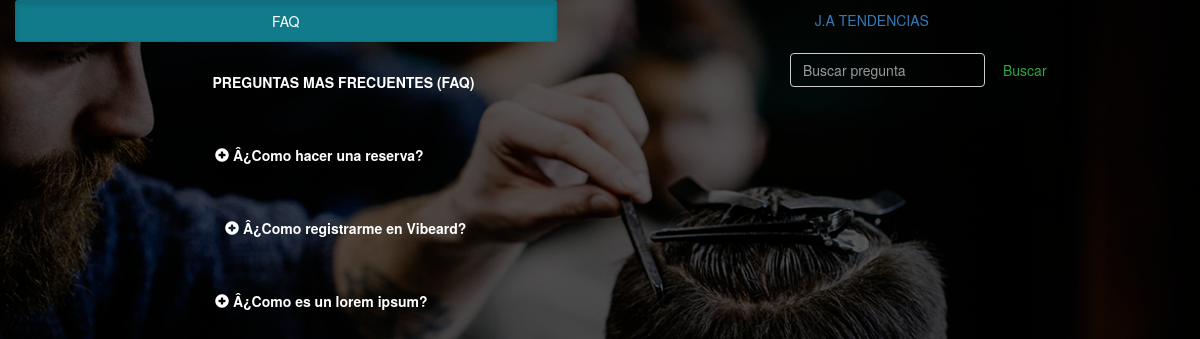
The app's page /vistas/frm_informacion.php, older data.
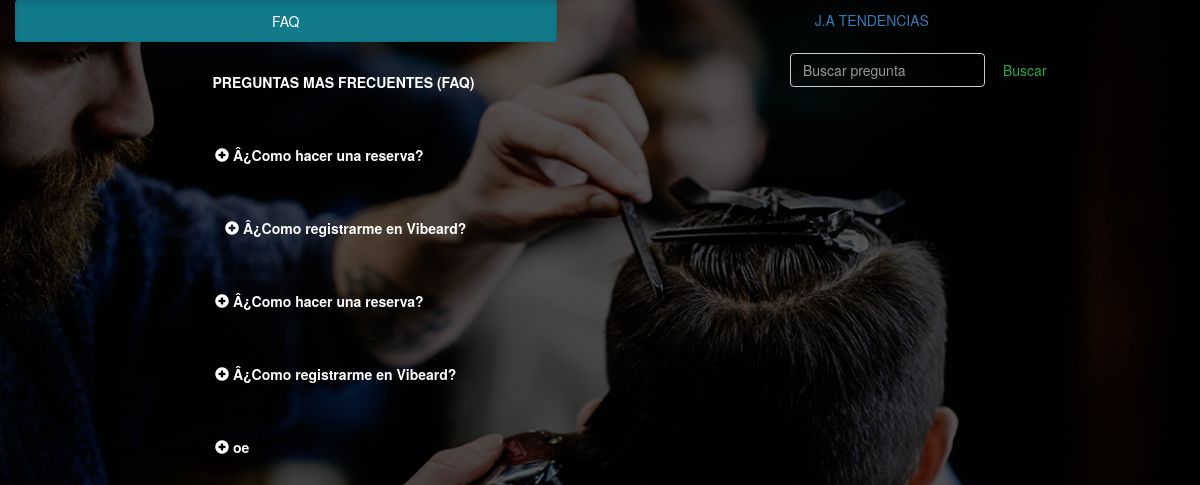
The same page, newer data.
### tables this page shows
CREATE TABLE `tbl_faq` (
  `codigo` int(11) NOT NULL,
  `nombre` varchar(200) NOT NULL,
  `descripcion` varchar(3000) NOT NULL
);

### vistas/frm_informacion.php (the view, shortened to what this page needs)
<!DOCTYPE html>
<html>
<head>
	<link rel= "stylesheet" type ="text/css" href="../Librerias/css/bootstrap.css">
	<link rel= "stylesheet" type ="text/css" href="../Librerias/css/css_vistas.css">
	<link rel="stylesheet" href="https://maxcdn.bootstrapcdn.com/bootstrap/3.3.7/css/bootstrap.min.css">
	<?php
	$c=new conectar();
	$conexion=$c->conexion();
	$sql= "SELECT * FROM tbl_faq";
	$result=mysqli_query($conexion,$sql);
	?>
</head>
<body  background="../img/fondo.png" background-color: #111;background-size: 100% 1500%;
background-repeat:no-repeat; style="background-color: #111;">
<div class="container-fluid">
	<div class="row">
		<div class="col-sm-12">
			<ul class="nav nav-pills nav-fill ">
				<li class="nav-item">
					<a class="nav-link active btn btn-info" href="frm_informacion.php">FAQ</a>
				</li>
				<li class="nav-item">
					<a class="nav-link" href="frm_j.a_tendencias.php">J.A TENDENCIAS</a>
				</li>
			</ul>
		</div>
	</div>
	<div class="row" style="margin-right:0vw; ">
		<div class="col-sm-2"></div>
		<div class="col-sm-6" style="margin-top:2.5vw;">
			<label style="color: white;">PREGUNTAS MAS FRECUENTES (FAQ)</label>
		</div>
		<form class="form-inline my-2 my-lg-0">
			<input class="form-control mr-sm-2" type="search" placeholder="Buscar pregunta" aria-label="Search" style="background-color: transparent;">
			<button class="btn btn-outline-success my-2 my-sm-0" type="submit">Buscar</button>
		</form>
	</div>
	<div class="row">
		<?php
		$contador=0;
		while($vector=mysqli_fetch_row($result)){
			$contador=$contador+1;
			?>
			<div class="col-sm-2"></div>
			<div class="col-sm-10"  style="margin-top: 4vw;">
				<a data-toggle="collapse" href="<?php echo "#collapse".$contador;?>" role="button" aria-expanded="false" aria-controls="collapse1"><i class="glyphicon glyphicon-plus-sign" style="color: white;"></i></a>
				<label style="color: white;"><?php echo ($vector[1]); ?></label>
			</div>
		</div>
		<?php } ?>
</body>
</html>

### Librerias/css/css_vistas.css (style rules this page uses)
body { background-size: 100%, 100%; background-repeat:no-repeat; }

Row changes from the older to the newer data that the page shows:
removed tbl_faq: nombre "Â¿Como es un lorem ipsum?"
added tbl_faq: nombre "Â¿Como hacer una reserva?"
added tbl_faq: nombre "Â¿Como registrarme en Vibeard?"
added tbl_faq: nombre "oe"
